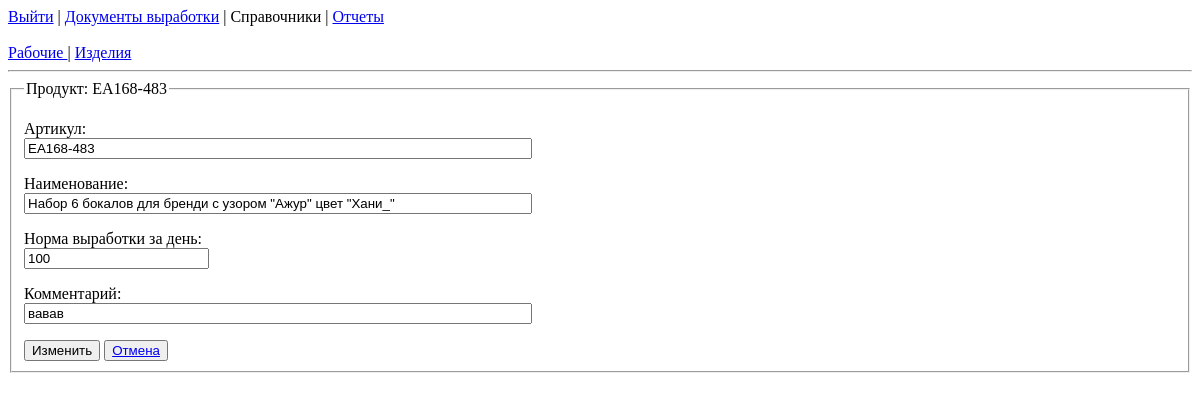
The app's page /perf/edit_prod/3/ (signed in) with its own data.
### performance/models.py (models this page shows, shortened)
class Product(models.Model):
    code = models.CharField(max_length=50, unique=True, verbose_name='Артикул')
    name = models.CharField(max_length=150, verbose_name='Наименование')
    quota = models.PositiveSmallIntegerField(verbose_name='Норма выработки')
    description = models.TextField(blank=True, verbose_name='Описание')
    class Meta:
        verbose_name_plural = 'Изделия'
        verbose_name = 'Изделие'
        ordering = ['code']

### performance/views.py (the view, shortened to what this page needs)
# urls.py: path('edit_prod/<int:prod_id>/', edit_product, name='edit_product'),
def edit_product(request, prod_id):
    if not request.user.is_authenticated:
        return redirect('login')
    if not prod_id:
        return redirect('products_list')
    err = None
    product = Product.objects.filter(id=prod_id).first()
    if not product:
        return redirect('products_list')
    context = {
        'product': product,
        'err': err,
    }
    return render(request, 'product_edit.html', context=context)

### performance/templates/product_edit.html (shortened to what this page needs)
{% extends "dicts_base.html" %}
{% block content %}
    <form method="post">
        <fieldset>
            <legend> Продукт: {{ product.code }} </legend>
            <p> <label for="code"> Артикул: </label>
                <input type="text" id="code" name="code" maxlength="50" value="{{ product.code }}"></p>
            <p> <label for="name"> Наименование: </label>
                <input type="text" id="name" name="name" maxlength="150" value="{{ product.name }}"></p>
            <p> <label for="quota"> Норма выработки за день: </label>
                <input type="number" id="quota" name="quota" value="{{ product.quota }}" min="1"></p>
            <p> <label for="descript"> Комментарий: </label>
                <input type="text" id="descript" name="descript" maxlength="250" value="{{ product.description }}"></p>
            <button type="submit">Изменить</button>
            <button><a href="{% url 'products_list' %}">Отмена</a></button>
        </fieldset>
    </form>
{% endblock %}

### performance/templates/dicts_base.html (style rules this page uses)
input[type="text"] { width:500px }
label { display: block; width: 200px; }

### records on screen
Product: code "EA168-483", name "Набор 6 бокалов для бренди с узором \"Ажур\" цвет \"Хани_\"", quota "100", descript "вавав"
